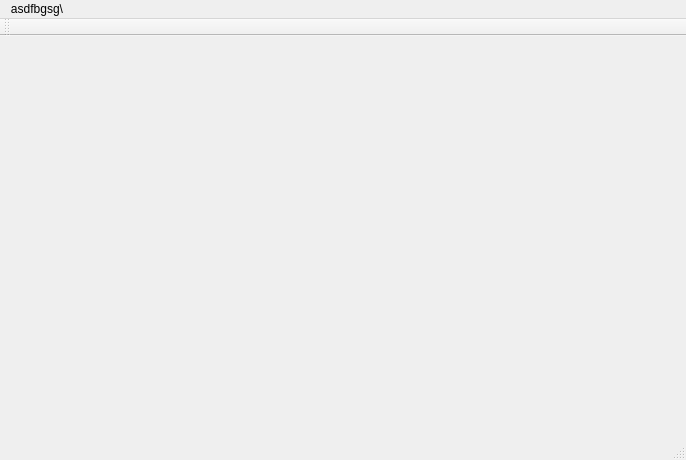
<?xml version="1.0" encoding="UTF-8"?>
<ui version="4.0">
 <class>MainWindow</class>
 <widget class="QMainWindow" name="MainWindow">
  <property name="geometry">
   <rect>
    <x>0</x>
    <y>0</y>
    <width>686</width>
    <height>460</height>
   </rect>
  </property>
  <property name="windowTitle">
   <string>MainWindow</string>
  </property>
  <widget class="QWidget" name="centralWidget"/>
  <widget class="QMenuBar" name="menuBar">
   <property name="geometry">
    <rect>
     <x>0</x>
     <y>0</y>
     <width>686</width>
     <height>28</height>
    </rect>
   </property>
   <widget class="QMenu" name="menuasdfbgsg">
    <property name="title">
     <string>asdfbgsg\</string>
    </property>
    <addaction name="actiondsfg"/>
    <addaction name="actionasdf"/>
   </widget>
   <addaction name="menuasdfbgsg"/>
  </widget>
  <widget class="QToolBar" name="mainToolBar">
   <attribute name="toolBarArea">
    <enum>TopToolBarArea</enum>
   </attribute>
   <attribute name="toolBarBreak">
    <bool>false</bool>
   </attribute>
  </widget>
  <widget class="QStatusBar" name="statusBar"/>
  <action name="actiondsfg">
   <property name="text">
    <string>dsfg</string>
   </property>
  </action>
  <action name="actionasdf">
   <property name="text">
    <string>asdf</string>
   </property>
  </action>
 </widget>
 <layoutdefault spacing="6" margin="11"/>
 <resources/>
 <connections/>
</ui>
